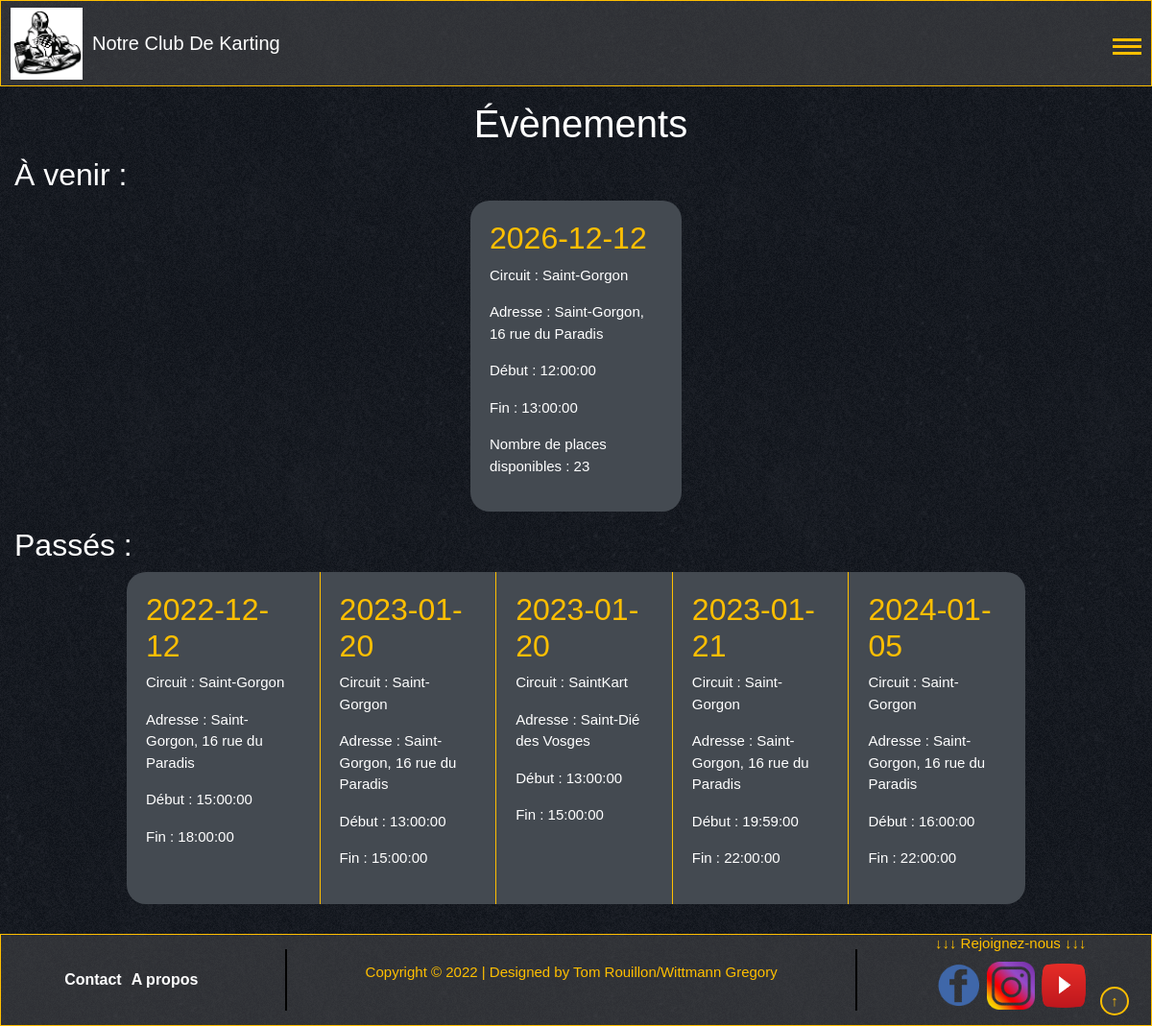
/event.php, run on the app's committed database.
### tables this page shows
CREATE TABLE IF NOT EXISTS `match` (
  `idMatch` int(11) NOT NULL AUTO_INCREMENT,
  `date` date NOT NULL,
  `heureDebut` time NOT NULL,
  `heureFin` time NOT NULL,
  `nbrPartNecessaire` int(11) NOT NULL,
  `Gagnant` int(11) DEFAULT NULL,
  `resultatFinal` varchar(45) DEFAULT NULL,
  `Circuit_idCircuit` int(11) NOT NULL,
  PRIMARY KEY (`idMatch`),
  KEY `fk_Match_Circuit1_idx` (`Circuit_idCircuit`),
  KEY `fk_Match_Adherent2_idx` (`Gagnant`)
);

CREATE TABLE IF NOT EXISTS `circuit` (
  `idCircuit` int(11) NOT NULL AUTO_INCREMENT,
  `adresse` varchar(120) NOT NULL,
  `nbrMaxPlace` int(11) NOT NULL,
  `nom` varchar(50) NOT NULL,
  PRIMARY KEY (`idCircuit`)
);

### event.php (the view, shortened to what this page needs)
<?php
    require_once("header.php");
    $con = connect_bd();
    $sql = "SELECT * FROM `match` WHERE `date` > NOW() ORDER BY `date`";
    $stmtEvComing = $con->prepare($sql);
    $res = $stmtEvComing->execute();
    $sql = "SELECT * FROM `match` WHERE `date` < NOW() ORDER BY `date`";
    $stmtEvPast = $con->prepare($sql);
    $res = $stmtEvPast->execute();
    $sql = "SELECT * FROM `circuit` WHERE `idCircuit` = :idCircuit";
    $stmt2 = $con->prepare($sql);
    $sql = "SELECT * FROM `match_has_adherent` JOIN `personne` ON `Adherent_Personne_idPersonne` = idPersonne WHERE `Match_idMatch` = :idMatch";
    $stmt3 = $con->prepare($sql);
?>
<div id="contenu">
    <h1> Évènements </h1>
    <h2> À venir : </h2>
    <div class="event-list">
        <ul class="events">
            <?php
                while ($row = $stmtEvComing->fetch()) {
                    $values = [
                        "idCircuit" => $row["Circuit_idCircuit"]
                    ];
                    $res = $stmt2->execute($values);
                    $values = [
                        "idMatch" => $row["idMatch"]
                    ];
                    $res = $stmt3->execute($values);
                    $rowCirc = $stmt2->fetch();
                    $rowId = $stmt3->fetchAll();
                    echo "<li class='event'>";
                    echo "<h2 style=\" color: var(--yellowColor);\">" . $row["date"] . "</h2>";
                    echo "<p> Circuit : " . $rowCirc["nom"] . "</p>";
                    echo "<p> Adresse : " . $rowCirc["adresse"] . "</p>";
                    echo "<p> Début : " . $row["heureDebut"] . "</p>";
                    echo "<p> Fin : " . $row["heureFin"] . "</p>";
                    echo "<p> Nombre de places disponibles : " . ($row["nbrPartNecessaire"] - count($rowId)) . "</p>";
                    echo "</li>";
                }
            ?>
        </ul>
    </div>
    <h2> Passés : </h2>
    <div class="event-list">
        <ul class="events">
            <?php
                while ($row = $stmtEvPast->fetch()) {
                    $values = [
                        "idCircuit" => $row["Circuit_idCircuit"]
                    ];
                    $res = $stmt2->execute($values);
                    $rowCirc = $stmt2->fetch();
                    echo "<li class='event'>";
                    echo "<h2 style=\" color: var(--yellowColor);\">" . $row["date"] . "</h2>";
                    echo "<p> Circuit : " . $rowCirc["nom"] . "</p>";
                    echo "<p> Adresse : " . $rowCirc["adresse"] . "</p>";
                    echo "<p> Début : " . $row["heureDebut"] . "</p>";
                    echo "<p> Fin : " . $row["heureFin"] . "</p>";
                    echo "</li>";
                }
            ?>
        </ul>
    </div>
</div>
<?php
    require_once("footer.php");
?>

### style/main.css (style rules this page uses)
:root { --backColor:rgba(22, 22, 22, 0.773); --footColor:#343a40; --eventColor: #444a51; }
body { font-family: 'Share Tech', sans-serif; display: block; margin: 0; width: auto; height: auto; background-image: url("../logos/blackmamba.png"); }
body h1 { margin-left: 10px; margin-top: 10px; }
body #contenu { min-height: 100vh; margin: 15px; font-size: 15px; color: white; }
body #contenu h1 { margin-top: 10px; margin-bottom: 10px; font-size: 40px; text-align: center; }
.events { justify-content: flex-start; display: flex; background-color: var(--eventColor); border-radius: 20px; overflow-x: auto; width: auto; max-width: 80%; height: 100%; scroll-behavior: smooth; padding-left: 20px; }
.event { padding: 20px 20px 20px 20px; list-style-type: none; width: 200px; border-right: solid var(--yellowColor) 1px; display: flex; flex-direction: column; }
.event:nth-child(1) { padding-left: 0px; }
.event:last-child { border-right: none; }
.event-list { display: flex; flex-direction: column; justify-content: center; align-items: center; }

### style/footer.css (style rules this page uses)
:root { --footColor:rgba(75, 75, 76, 0.53); }

### style/header.css (style rules this page uses)
:root { --backColor:rgba(22, 22, 22, 0.773); --footColor:rgba(75, 75, 76, 0.53); --yellowColor:rgb(255, 191, 0); }

### data on the page
match: date "2026-12-12", Circuit_idCircuit.nom "Saint-Gorgon", Circuit_idCircuit.adresse "Saint-Gorgon, 16 rue du Paradis", heureDebut "12:00:00", heureFin "13:00:00", $row['nbrPartNecessaire']-count($rowId) "23"
match: date "2022-12-12", Circuit_idCircuit.nom "Saint-Gorgon", Circuit_idCircuit.adresse "Saint-Gorgon, 16 rue du Paradis", heureDebut "15:00:00", heureFin "18:00:00"
match: date "2023-01-20", Circuit_idCircuit.nom "Saint-Gorgon", Circuit_idCircuit.adresse "Saint-Gorgon, 16 rue du Paradis", heureDebut "13:00:00", heureFin "15:00:00"
match: date "2023-01-20", Circuit_idCircuit.nom "SaintKart", Circuit_idCircuit.adresse "Saint-Dié des Vosges", heureDebut "13:00:00", heureFin "15:00:00"
match: date "2023-01-21", Circuit_idCircuit.nom "Saint-Gorgon", Circuit_idCircuit.adresse "Saint-Gorgon, 16 rue du Paradis", heureDebut "19:59:00", heureFin "22:00:00"
match: date "2024-01-05", Circuit_idCircuit.nom "Saint-Gorgon", Circuit_idCircuit.adresse "Saint-Gorgon, 16 rue du Paradis", heureDebut "16:00:00", heureFin "22:00:00"
